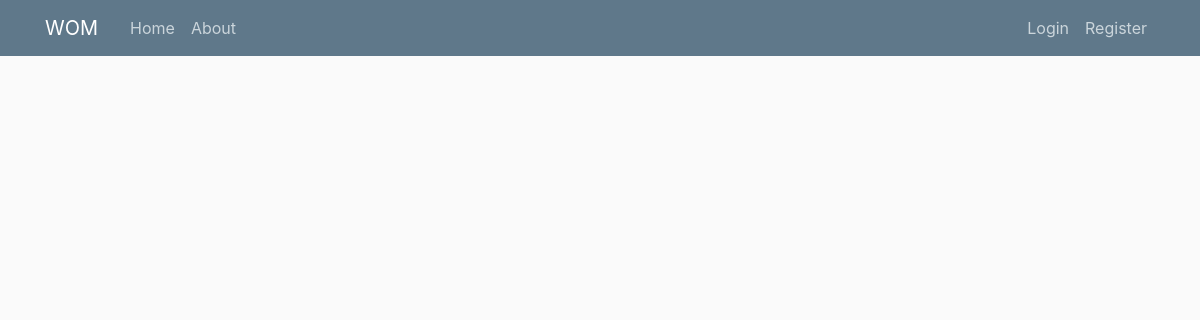
The app's page /app/, older data.
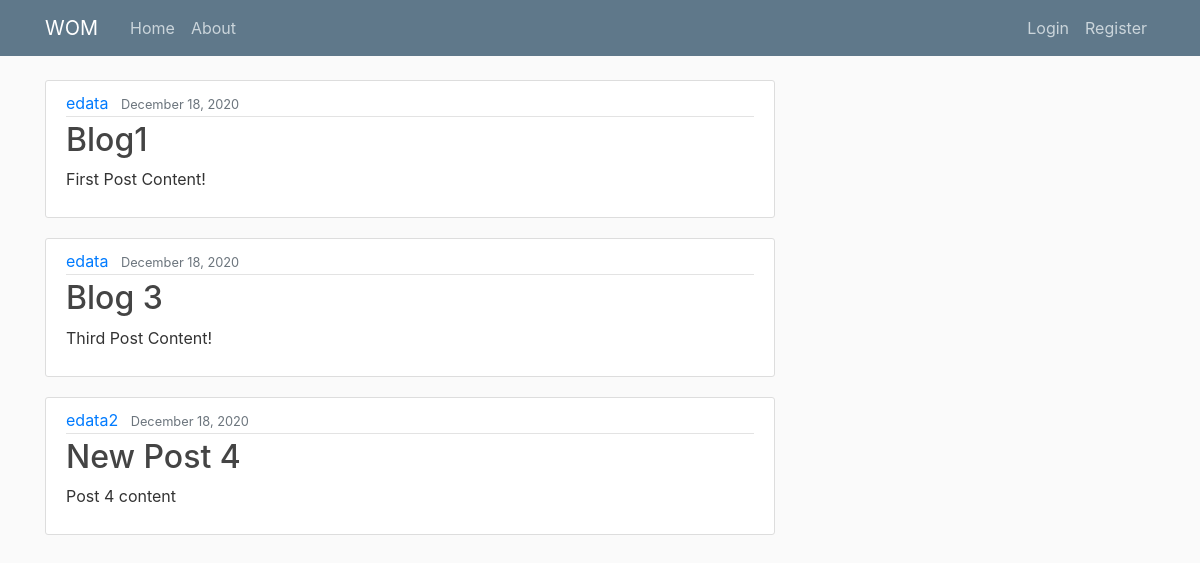
The same page, newer data.
### App/models.py (models this page shows, shortened)
class Post(models.Model):
	title = models.CharField(max_length=100)
	content = models.TextField()
	date_posted = models.DateTimeField(default=timezone.now)
	author = models.ForeignKey(User, on_delete=models.CASCADE)

### App/views.py (the view)
# urls.py: path('', views.home, name='app-home'),
def home(request):
	context = {
		'posts': Post.objects.all()
	}
	return render(request, 'App/home.html', context)

### templates/App/home.html
{% extends "App/base.html" %}
{% block content %}
    {% for post in posts %}
        <article class="media content-section">
          <div class="media-body">
            <div class="article-metadata">
              <a class="mr-2" href="#">{{ post.author }}</a>
              <small class="text-muted">{{ post.date_posted|date:"F d, Y" }}</small>
            </div>
            <h2><a class="article-title" href="#">{{ post.title }}</a></h2>
            <p class="article-content">{{ post.content }}</p>
          </div>
        </article>
    {% endfor %}
{% endblock content %}

### templates/App/base.html (shortened to what this page needs)
{% load static %}
<!DOCTYPE html>
<html>
<head>
    <link rel="stylesheet" href="https://maxcdn.bootstrapcdn.com/bootstrap/4.0.0/css/bootstrap.min.css">
    <link rel="stylesheet" type="text/css" href="{% static 'App/main.css' %}">
    <link rel="stylesheet" href="{% static 'App/stuquery.hexmap.css' %}">
</head>
<body>
    <header class="site-header">
      <nav class="navbar navbar-expand-md navbar-dark bg-steel fixed-top">
        <div class="container">
          <a class="navbar-brand mr-4" href="{% url 'app-home' %}">WOM</a>
          <div class="collapse navbar-collapse" id="navbarToggle">
            <div class="navbar-nav mr-auto">
              <a class="nav-item nav-link" href="{% url 'app-home' %}">Home</a>
              <a class="nav-item nav-link" href="{% url 'app-home' %}">About</a>
            </div>
            <div class="navbar-nav">
              {% if user.is_authenticated %}
                <a class="nav-item nav-link" href="{% url 'logout' %}">Logout</a>
                <a class="nav-item nav-link" href="{% url 'account' %}">Account</a>
              {% else %}
                <a class="nav-item nav-link" href="{% url 'login' %}">Login</a>
                <a class="nav-item nav-link" href="{% url 'register' %}">Register</a>
              {% endif %}
            </div>
          </div>
        </div>
      </nav>
    </header>
    <main role="main" class="container">
      <div class="row">
        <div class="col-md-8">
          {% block content %}{% endblock %}
        </div>
          </div>
    </main>
</body>
</html>

### App/static/App/main.css (style rules this page uses)
body { background: #fafafa; color: #333333; margin-top: 5rem; }
h1, h2, h3, h4, h5, h6 { color: #444444; }
.bg-steel { background-color: #5f788a; }
.site-header .navbar-nav .nav-link { color: #cbd5db; }
.content-section { background: #ffffff; padding: 10px 20px; border: 1px solid #dddddd; border-radius: 3px; margin-bottom: 20px; }
.article-title { color: #444444; }
.article-content { white-space: pre-line; }
.article-metadata { padding-bottom: 1px; margin-bottom: 4px; border-bottom: 1px solid #e3e3e3 }

Row changes from the older to the newer data that the page shows:
added Post: author "edata", date_posted "December 18, 2020", title "Blog1", content "First Post Content!"
added Post: author "edata", date_posted "December 18, 2020", title "Blog 3", content "Third Post Content!"
added Post: author "edata2", date_posted "December 18, 2020", title "New Post 4", content "Post 4 content"
